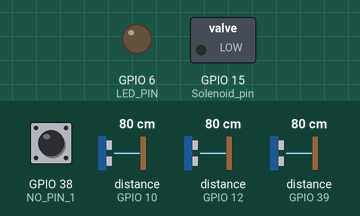
Bench run of a program on a simulated ESP32-S3. Parts: switched loads named in the program (green lamp = pin HIGH), output pins drawn as LEDs (lit = HIGH). Wiring (inferred from the names in the program): 3 × ultrasonic range finder: trigger GPIO 8, echo GPIO 10 / trigger GPIO 11, echo GPIO 12 / trigger GPIO 40, echo GPIO 39. The inputs (shaded band) are chosen by the test bench; at power-on: GPIO 38 (NO_PIN_1) HIGH, distance to the obstacle (sensors on GPIO 10, GPIO 12, GPIO 39) 80 cm. The echo pulse lasts 58.3 µs per cm; pins used as bus, display or sensor lines are not drawn; what the program prints to the serial monitor is not drawn.

Above: at 0.19 s.
Timing chart, 0 to 1.9 s (numbered marks = the images above):
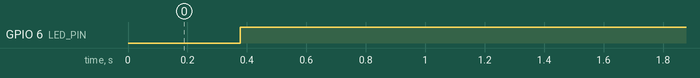

The program:

main.cpp
```cpp
#include <Arduino.h>

float UltrasonicSensorReading(int trig_pin, int echo_pin);
float medianDistance(int trigPin, int echoPin);

// PCB layout
#define TRIG_PIN_1    40
#define ECHO_PIN_1    39
#define TRIG_PIN_2    8
#define ECHO_PIN_2    10
#define TRIG_PIN_3    11
#define ECHO_PIN_3    12

#define NO_PIN_1      38
#define LED_PIN       6
#define Solenoid_pin  15

// Sampling rate (~10Hz telemetry for ROS 2)
#define DELAY 100

const int trigPins[3] = { TRIG_PIN_1, TRIG_PIN_2, TRIG_PIN_3 };
const int echoPins[3] = { ECHO_PIN_1, ECHO_PIN_2, ECHO_PIN_3 };

void setup() {
  // Sensors setup
  for (int i = 0; i < 3; i++) {
    pinMode(trigPins[i], OUTPUT);
    pinMode(echoPins[i], INPUT);
    digitalWrite(trigPins[i], LOW);
  }

  // Solenoid & LED setup
  pinMode(Solenoid_pin, OUTPUT);
  pinMode(LED_PIN, OUTPUT);

  // Closing sensor
  pinMode(NO_PIN_1, INPUT_PULLUP);

  // Serial setup (Must match monitor_speed in platformio.ini)
  Serial.begin(115200);
}

void loop() {
  float detection_filtered[3];
  int lock_state = 0;

  // Read all 3 ultrasonic sensors
  for (int i = 0; i < 3; i++) {
    detection_filtered[i] = medianDistance(trigPins[i], echoPins[i]);
  }

  // Read closing sensor state (1 for closed, 0 for open)
  lock_state = (digitalRead(NO_PIN_1) == LOW) ? 1 : 0;

  // PRINT CSV TELEMETRY STREAM FOR ROS 2
  // Format: dist1,dist2,dist3,door_state
  for (int i = 0; i < 3; i++) {
    Serial.print(detection_filtered[i], 1);
    Serial.print(",");
  }
  Serial.println(lock_state);

  // Onboard LED Debugging (Lights up if ANY sensor sees an obstacle under 1 meter)
  bool obstacleDetected = false;
  for (int i = 0; i < 3; i++) {
    if (detection_filtered[i] > 0 && detection_filtered[i] < 100) {
      obstacleDetected = true;
    }
  }

  if (obstacleDetected) {
    digitalWrite(LED_PIN, HIGH);
  } else {
    digitalWrite(LED_PIN, LOW);
  }

  delay(DELAY);
}

float UltrasonicSensorReading(int trig_pin, int echo_pin) {
  long duration;
  float distance;

  // Pulse trigger
  digitalWrite(trig_pin, LOW);
  delayMicroseconds(2);
  digitalWrite(trig_pin, HIGH);
  delayMicroseconds(10);
  digitalWrite(trig_pin, LOW);

  // Reading echo with 30ms timeout (~5 meters max range)
  duration = pulseIn(echo_pin, HIGH, 30000);

  if (duration == 0) {
    return -1.0;
  }

  // Convert to cm
  distance = duration * 0.017;
  return distance;
}

float medianDistance(int trigPin, int echoPin) {
  float values[5];

  // Store 5 samples
  for (int i = 0; i < 5; i++) {
    values[i] = UltrasonicSensorReading(trigPin, echoPin);
    delay(20);
  }

  // Bubble sort
  for (int i = 0; i < 4; i++) {
    for (int j = i + 1; j < 5; j++) {
      if (values[j] < values[i]) {
        float temp = values[i];
        values[i] = values[j];
        values[j] = temp;
      }
    }
  }

  // Return median value
  return values[2];
}
```

Measured:
- by itself, GPIO 6 (LED_PIN): LOW → HIGH at 0.38 s
